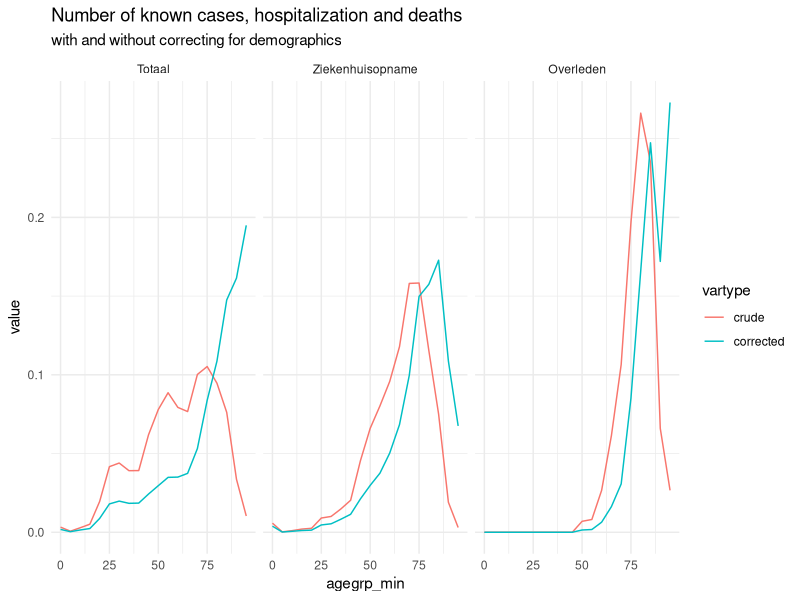
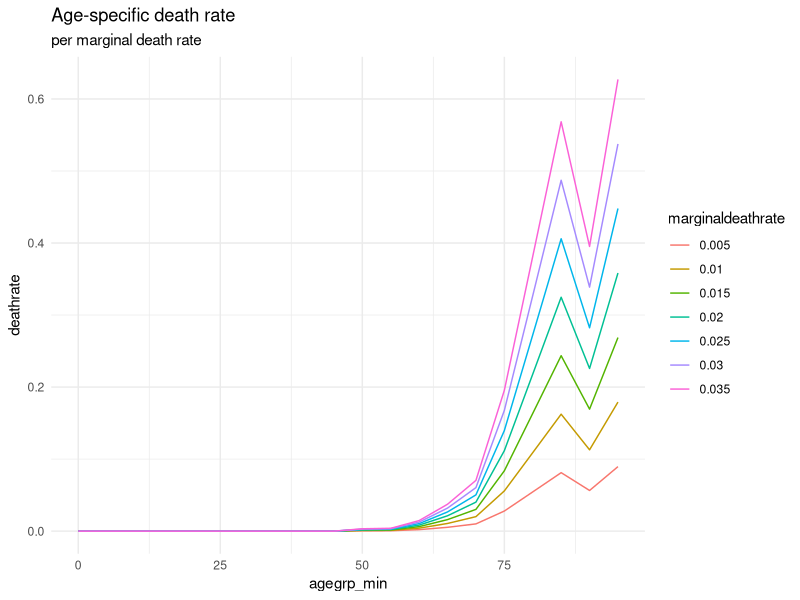
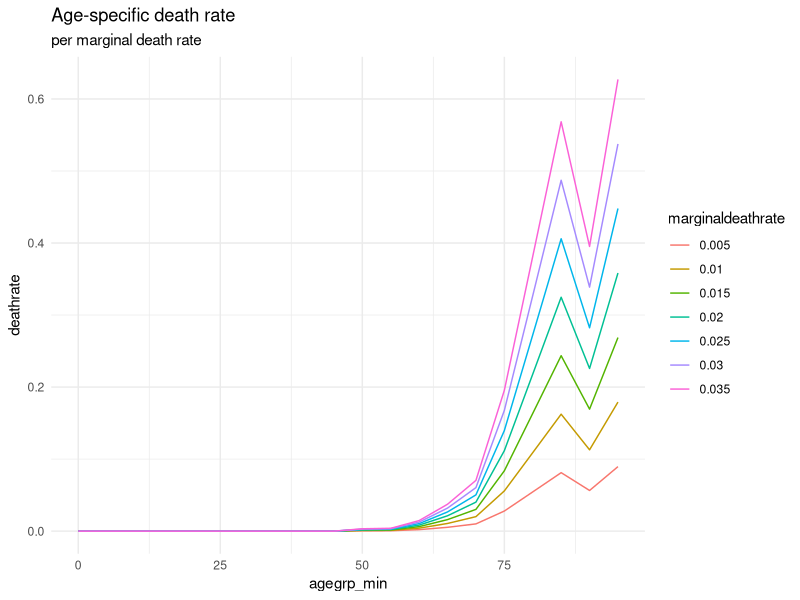
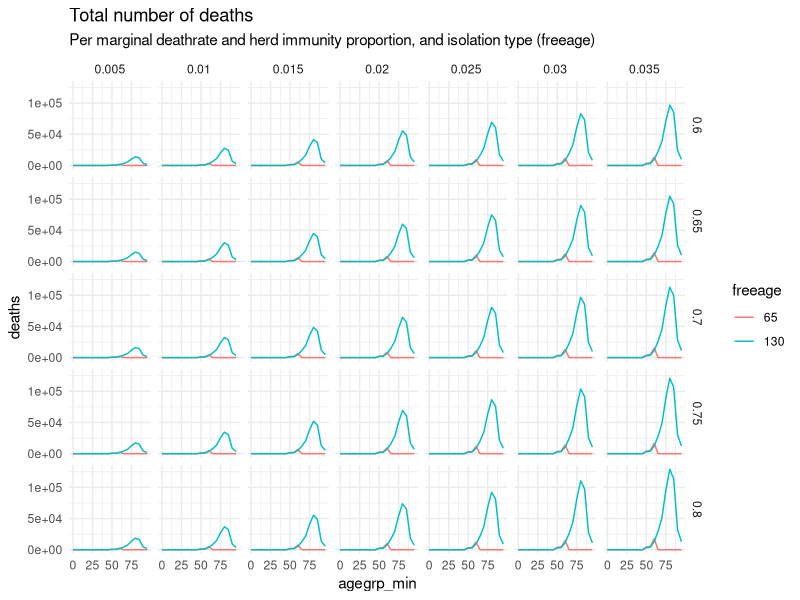
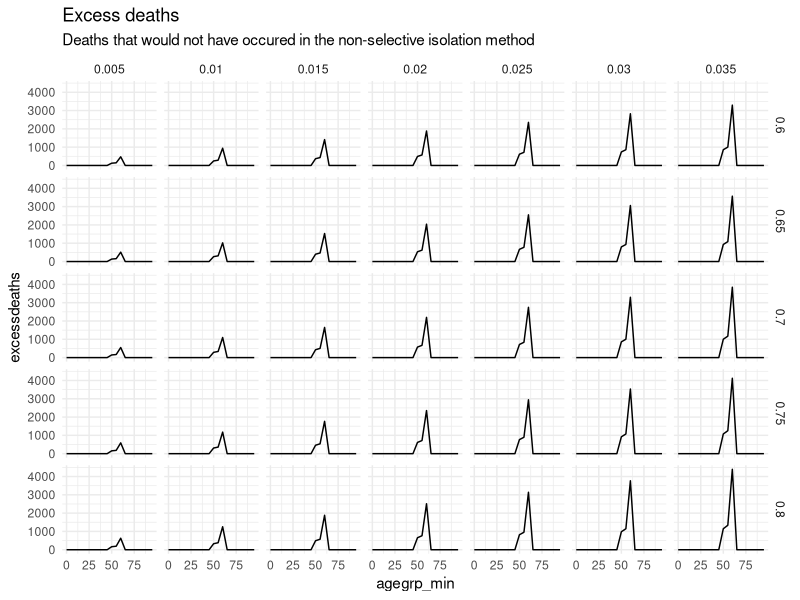
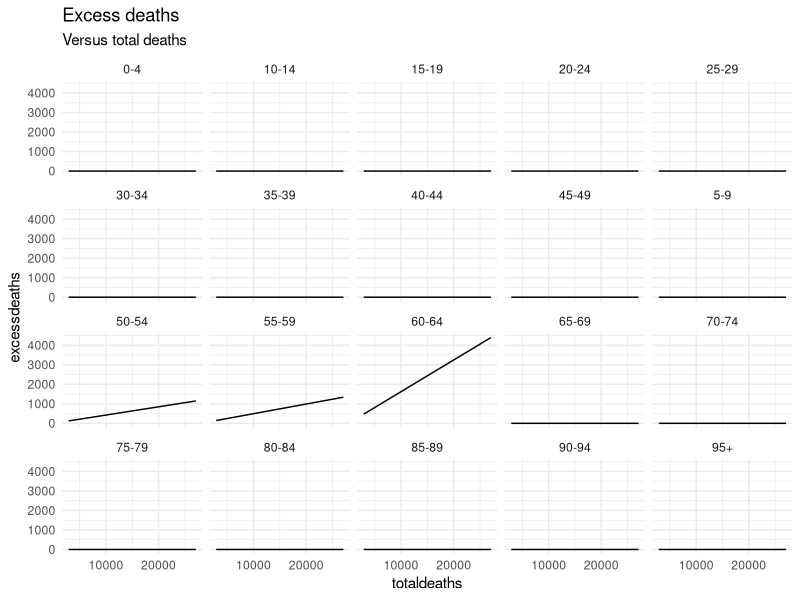
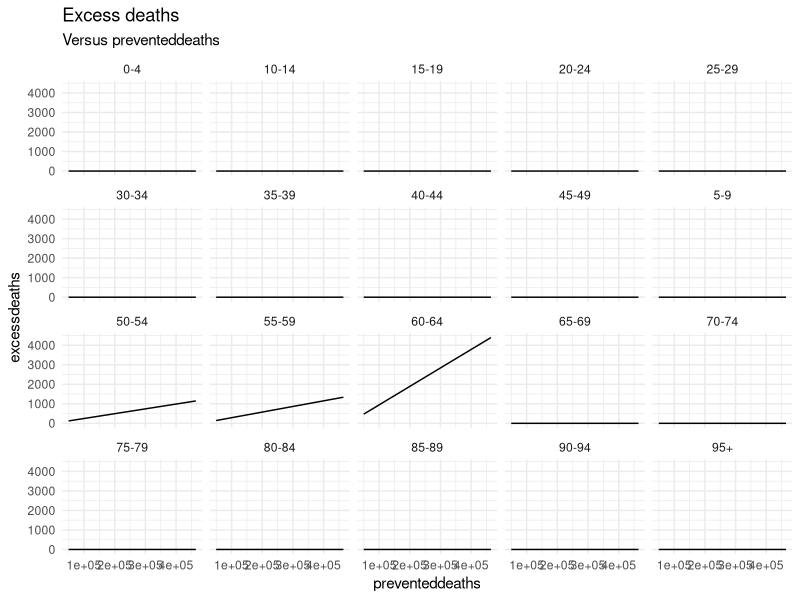

Here is the R script that generated these plots, in order:
## ---- chunk 1
knitr::opts_chunk$set(echo = TRUE)

library(ggplot2)
library(dplyr)
library(purrr)
library(stringr)
library(data.table)

## ---- chunk 2
# get the (curated) data
agetable <- fread(here::here('data', 'agetable.csv'), na.strings = '')
dems     <- fread(here::here('data', 'demographics.csv'), na.strings='')
print(head(agetable))
print(head(dems))
## ---- chunk 3
## normalize 
dems[, Bevolking_prop:=Bevolking / sum(Bevolking)]
### make one with both sexes
grpvars <- c('agegrp_min', 'agegrp_max', 'Leeftijdsgroep')
demsmf <- dems[,list(
  Bevolking=sum(Bevolking),
  Bevolking_prop=sum(Bevolking_prop)
), by = grpvars]
# demsmf[, plot(agegrp_min, Bevolking)]

# make a long version of the data
## remove missing age group (is tiny and not relevant for relative rates)
grpvars <- c('agegrp_min', 'agegrp_max', 'Leeftijdsgroep')
agem <- melt(agetable[!is.na(Leeftijdsgroep)], id.vars=grpvars,
             measure.vars=c('Totaal', 'Ziekenhuisopname', 'Overleden'),
             value.name='casecount')

## calculate proportions
agem[, prop:=casecount / sum(casecount), by = c('variable')]
## ---- chunk 4
## standardize per demographics
mvars <- c('Bevolking', 'Bevolking_prop')
### make incidencerates by merging data on age group
agem[demsmf, incidencerate:=casecount / i.Bevolking, on='Leeftijdsgroep']
### make normalized incidence rate (as prop of total)
agem[, ir_norm:=incidencerate / sum(incidencerate), by = 'variable']

## plots

### ecdf of age
demsmf[order(agegrp_min), Bevolking_cum:=cumsum(Bevolking)]
demsmf[, Bevolking_cdf:=Bevolking_cum / sum(Bevolking)]
# demsmf[, plot(agegrp_min, Bevolking_cdf, type='l')]

agem %>%
  melt(id.vars=c('variable', 'agegrp_min'),
       measure.var = c('prop', 'ir_norm'),
       variable.name='vartype', value.name='value') %>%
  mutate(vartype=factor(vartype, levels=c('prop', 'ir_norm'), 
                        labels=c('crude', 'corrected'))) %>%
  ggplot(aes(x=agegrp_min,y=value,group=vartype,col=vartype)) + 
  geom_line() + 
  theme_minimal() + 
  facet_grid(~variable) + 
  ggtitle('Number of known cases, hospitalization and deaths',
          'with and without correcting for demographics')
## ---- chunk 5

## make some scenarios
marginaldeathrates <- seq(0.005, 0.035, by=0.005)
herdimmunityprops  <- seq(0.6, 0.8, by=0.05)
freeages           <- c(65, 130)
                          
### look at minimum age to get at least this amount of the people infected
Bevolking_cdf_fn  <- approxfun(x=demsmf$agegrp_max, y=demsmf$Bevolking_cdf)
Bevolking_icdf_fn <- approxfun(x=demsmf$Bevolking_cdf, y=demsmf$agegrp_max)
maxfreeages <- Bevolking_icdf_fn(herdimmunityprops)
print(data.table(herdimmunityprop=herdimmunityprops,
                 maxfreeage=maxfreeages))

## ---- chunk 6
#### define settings
settings <- CJ(
  marginaldeathrate = marginaldeathrates,
  herdimmunityprop  = herdimmunityprops,
  freeage           = freeages,
  dumkey            = 1
)
settings[, setting_idx:=1:.N]
settings[, herd_needed:=herdimmunityprop*demsmf[, sum(Bevolking)]]
settings[, herd_avail:=demsmf[agegrp_max<freeage, max(Bevolking_cum)], by = 'setting_idx']
settings[, herd_prop:=herd_needed/herd_avail]
## ---- chunk 7
ir_mu = agem[variable=='Overleden'][demsmf, sum(ir_norm*i.Bevolking_prop), on='Leeftijdsgroep']
settings[, Rfactor:=marginaldeathrate / ir_mu]

## ---- chunk 8
#### create outer tables for each setting
agem[, dumkey:=1]
dfs <- agem[variable=='Overleden'][settings, on='dumkey', allow.cartesian=T]

#### calculate number infected
dfs[, inherd:=agegrp_max < freeage]
dfs[demsmf, Bevolking:=i.Bevolking, on='Leeftijdsgroep']
dfs[demsmf, Bevolking_prop:=i.Bevolking_prop, on='Leeftijdsgroep']
dfs[, num_infected:=herd_prop*Bevolking*as.numeric(agegrp_max<freeage)]

##### calculate total number of deaths
dfs[, deathrate:=Rfactor*ir_norm]
###### make sure the marginal death rates are ok
drs <- dfs[, list(obs_marginaldeathrate=sum(Bevolking_prop*deathrate)), by=c('setting_idx', 'marginaldeathrate')]
stopifnot(drs[, all.equal(obs_marginaldeathrate, marginaldeathrate)])
dfs[, deaths:=deathrate*num_infected]

### define a baseline (freeage==130)
baseline <- dfs[freeage==130]
dfs[baseline, deathdifference:=deaths - i.deaths, 
    on=c('marginaldeathrate', 'herdimmunityprop', 'Leeftijdsgroep')]
dfs[, excessdeaths:=ifelse(deathdifference>0, deathdifference, 0)]
dfs[, preventeddeaths:=ifelse(deathdifference<0, -deathdifference, 0)]
dfs[, totaldeaths:=sum(deaths), by='setting_idx']
## ---- chunk 9
### deathrate
dfs %>%
  .[!duplicated(paste0(marginaldeathrate, Leeftijdsgroep))] %>%
  mutate(marginaldeathrate=factor(marginaldeathrate)) %>%
  ggplot(aes(x=agegrp_min, y=deathrate, grp=marginaldeathrate,
             col=marginaldeathrate)) + 
  geom_line() + 
  theme_minimal() + 
  ggtitle('Age-specific death rate', 'per marginal death rate')
## ---- chunk 10
## tables
totaldeaths <- dfs[, list(deaths=sum(deaths), 
                          deathdifference=sum(deathdifference),
                          num_infected=sum(num_infected)),
    by=c('marginaldeathrate', 'herdimmunityprop', 'freeage', 'setting_idx')]
# totaldeaths[order(deaths)]
# dcast(totaldeaths, herdimmunityprop~freeage+marginaldeathrate, value.var='deaths')

livessaved <- dcast(totaldeaths[freeage==max(freeage)], herdimmunityprop~marginaldeathrate, value.var='deaths') - 
              dcast(totaldeaths[freeage==min(freeage)], herdimmunityprop~marginaldeathrate, value.var='deaths')
livessaved 

deathranks <- totaldeaths[freeage==130]
deathranks <- deathranks[order(deaths), deathrank:=1:.N]
totaldeaths[deathranks, deathrank:=i.deathrank, on=c('marginaldeathrate', 'herdimmunityprop')]
## ---- chunk 11
## plots
### deathrate
dfs %>%
  .[!duplicated(paste0(marginaldeathrate, Leeftijdsgroep))] %>%
  mutate(marginaldeathrate=factor(marginaldeathrate)) %>%
  ggplot(aes(x=agegrp_min, y=deathrate, grp=marginaldeathrate,
             col=marginaldeathrate)) + 
  geom_line() + 
  theme_minimal() + 
  ggtitle('Age-specific death rate', 'per marginal death rate')
## ---- chunk 12
dfs %>% 
  mutate(freeage=factor(freeage)) %>%
  ggplot(aes(x=agegrp_min, y=deaths, group=setting_idx, col=freeage)) + 
  geom_line() + 
  facet_grid(herdimmunityprop~marginaldeathrate) + 
  theme_minimal() + 
  ggtitle('Total number of deaths', 'Per marginal deathrate and herd immunity proportion, and isolation type (freeage)')
## ---- chunk 13
dfs %>% 
  .[freeage<130] %>%
  .[excessdeaths>=0,] %>%
  mutate(freeage=factor(freeage)) %>%
  ggplot(aes(x=agegrp_min, y=excessdeaths, group=setting_idx)) + 
  geom_line() + 
  facet_grid(herdimmunityprop~marginaldeathrate) + 
  theme_minimal() + 
  ggtitle('Excess deaths', 'Deaths that would not have occured in the non-selective isolation method')
## ---- chunk 14
dfs %>%
  .[freeage<130] %>%
  ggplot(aes(x=totaldeaths, y=excessdeaths, grp=Leeftijdsgroep)) + 
  geom_line() + 
  facet_wrap(~Leeftijdsgroep) + 
  theme_minimal() + 
  ggtitle('Excess deaths', 'Versus total deaths')
## ---- chunk 15
dfs %>%
  .[freeage<130] %>%
  .[, preventeddeaths:=sum(preventeddeaths), by='setting_idx'] %>%
  ggplot(aes(x=preventeddeaths, y=excessdeaths, grp=Leeftijdsgroep)) + 
  geom_line() + 
  facet_wrap(~Leeftijdsgroep) + 
  theme_minimal() + 
  ggtitle('Excess deaths', 'Versus preventeddeaths')
